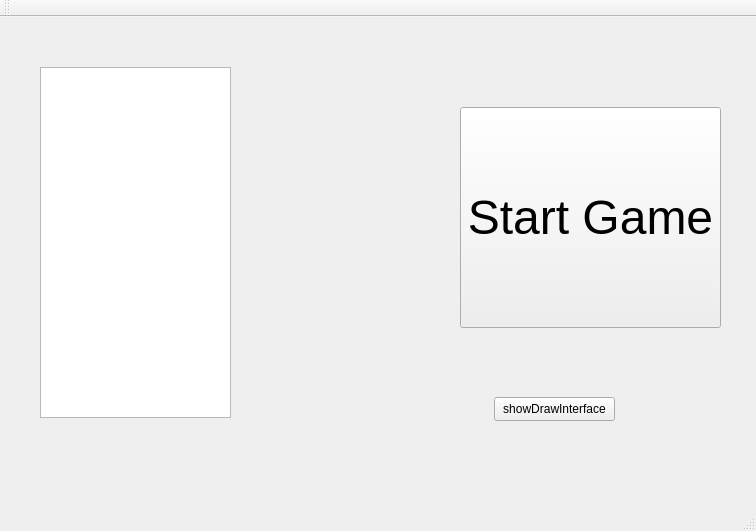
<?xml version="1.0" encoding="UTF-8"?>
<ui version="4.0">
 <class>Lobby_InterfaceClass</class>
 <widget class="QMainWindow" name="Lobby_InterfaceClass">
  <property name="geometry">
   <rect>
    <x>0</x>
    <y>0</y>
    <width>756</width>
    <height>531</height>
   </rect>
  </property>
  <property name="windowTitle">
   <string>Lobby_Interface</string>
  </property>
  <widget class="QWidget" name="centralWidget">
   <widget class="QPushButton" name="start_game">
    <property name="geometry">
     <rect>
      <x>460</x>
      <y>90</y>
      <width>261</width>
      <height>221</height>
     </rect>
    </property>
    <property name="font">
     <font>
      <pointsize>36</pointsize>
     </font>
    </property>
    <property name="text">
     <string>Start Game</string>
    </property>
   </widget>
   <widget class="QListView" name="playerList">
    <property name="geometry">
     <rect>
      <x>40</x>
      <y>50</y>
      <width>191</width>
      <height>351</height>
     </rect>
    </property>
    <property name="font">
     <font>
      <pointsize>16</pointsize>
      <bold>true</bold>
      <underline>true</underline>
     </font>
    </property>
    <property name="editTriggers">
     <set>QAbstractItemView::NoEditTriggers</set>
    </property>
    <property name="showDropIndicator" stdset="0">
     <bool>false</bool>
    </property>
   </widget>
   <widget class="QPushButton" name="drawButton">
    <property name="geometry">
     <rect>
      <x>494</x>
      <y>380</y>
      <width>121</width>
      <height>24</height>
     </rect>
    </property>
    <property name="text">
     <string>showDrawInterface</string>
    </property>
   </widget>
  </widget>
  <widget class="QMenuBar" name="menuBar">
   <property name="geometry">
    <rect>
     <x>0</x>
     <y>0</y>
     <width>756</width>
     <height>22</height>
    </rect>
   </property>
  </widget>
  <widget class="QToolBar" name="mainToolBar">
   <attribute name="toolBarArea">
    <enum>TopToolBarArea</enum>
   </attribute>
   <attribute name="toolBarBreak">
    <bool>false</bool>
   </attribute>
  </widget>
  <widget class="QStatusBar" name="statusBar"/>
 </widget>
 <layoutdefault spacing="6" margin="11"/>
 <resources/>
 <connections/>
</ui>
